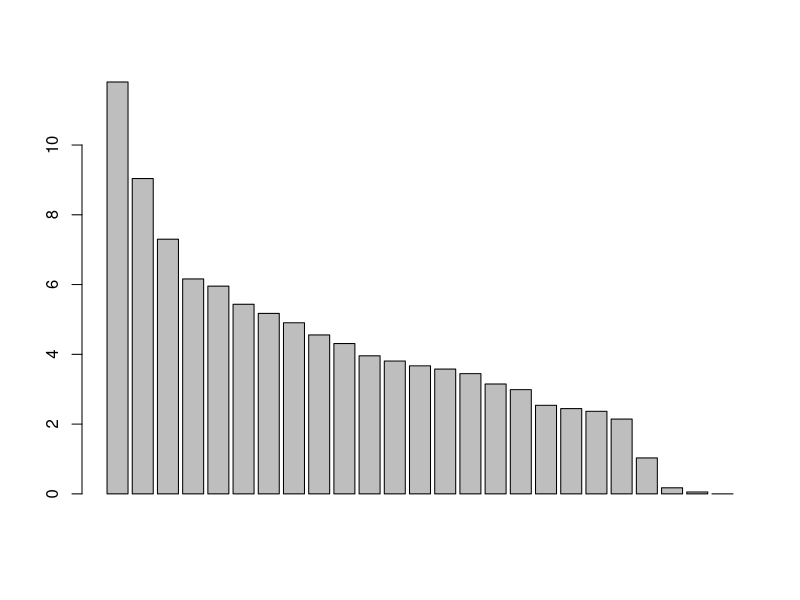
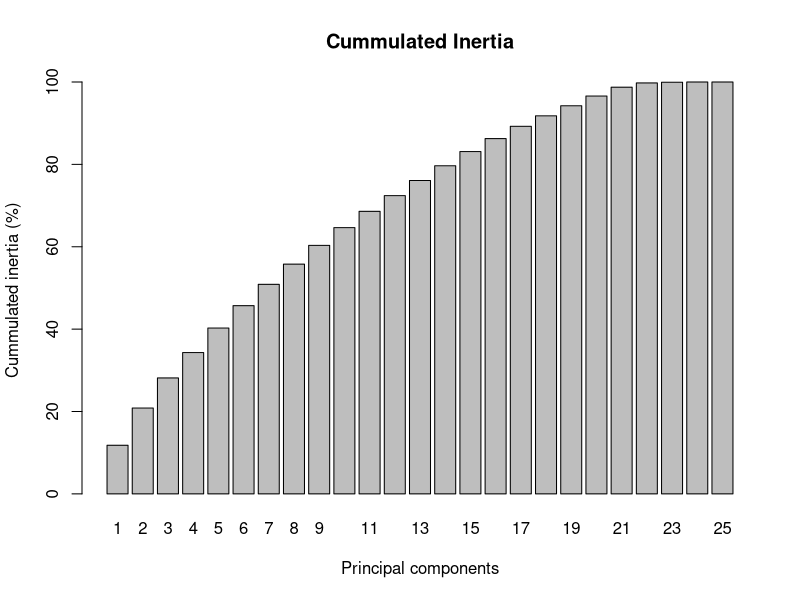
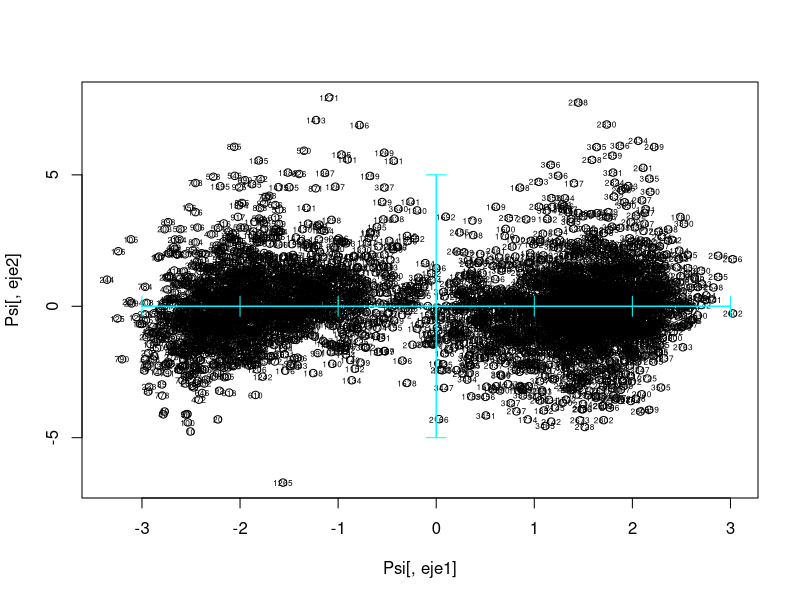
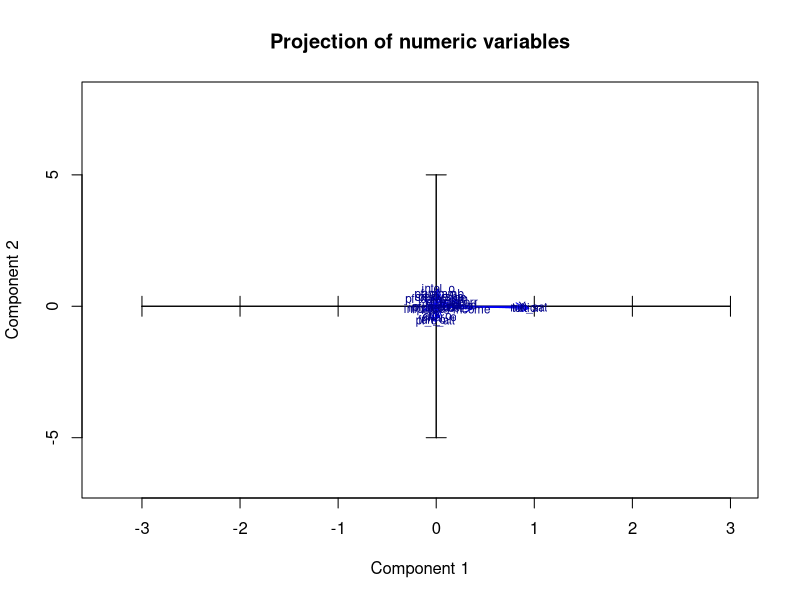
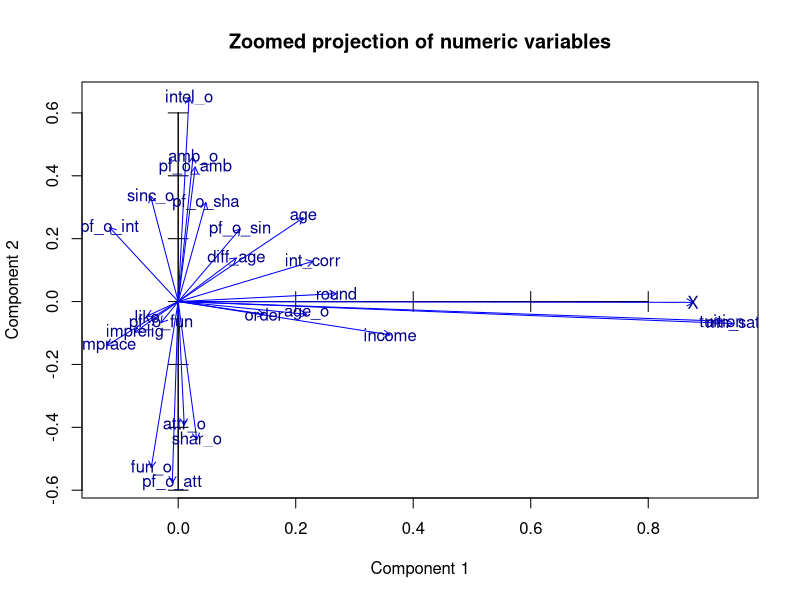
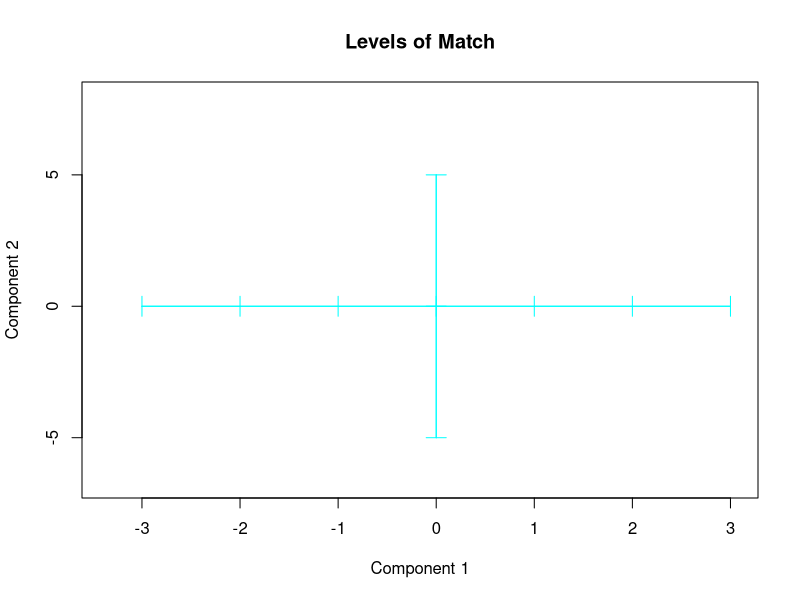
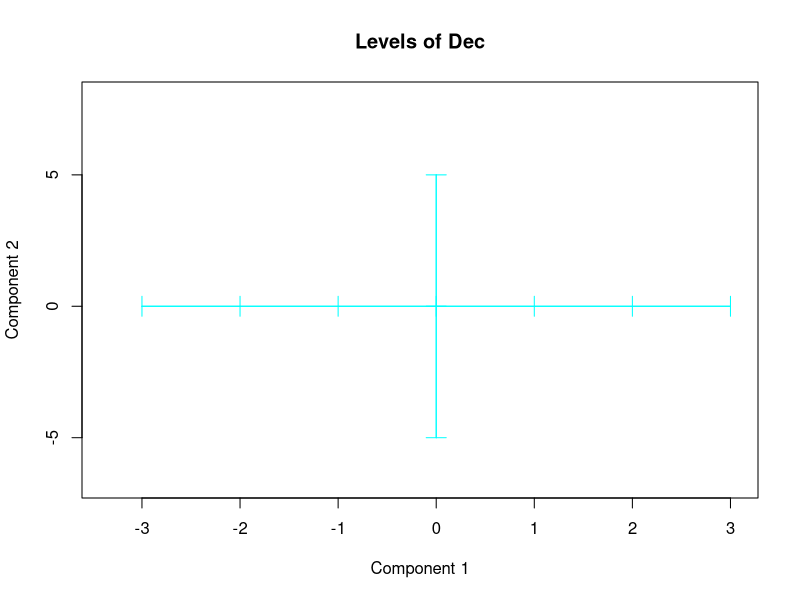
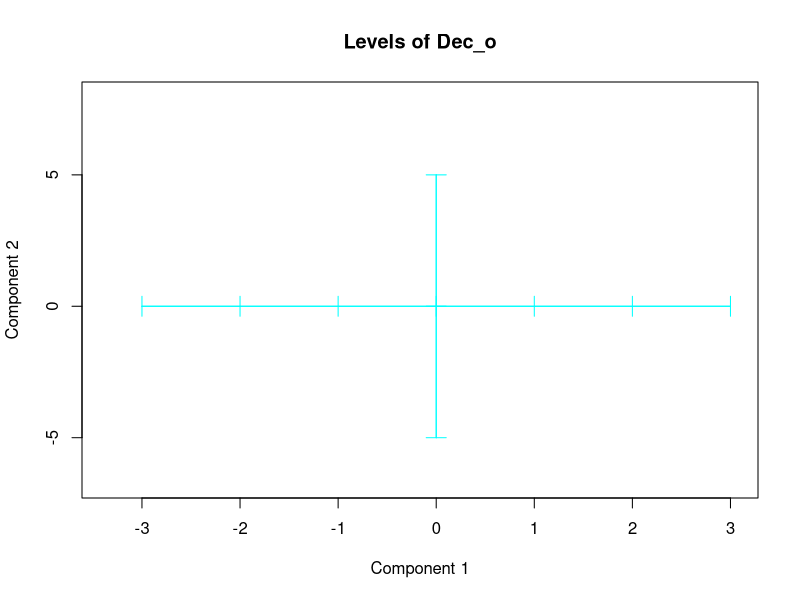

Reproduce these figures in R, in order. (Note: this script raises an error after producing the figures.)
dd <-read.csv("SpeedClean.csv", header=TRUE)

# attach(dd)
# names(dd)

nums <- unlist(lapply(dd, is.numeric))  
dd_numeric <- dd[ , nums]
path <- "plots/9acp/"


#set a list of numerical variables

# PRINCIPAL COMPONENT ANALYSIS OF dd_numeric

pc1 <- prcomp(dd_numeric, scale=TRUE)
class(pc1)
attributes(pc1)

print(pc1)


# WHICH PERCENTAGE OF THE TOTAL INERTIA IS REPRESENTED IN SUBSPACES?

pc1$sdev
inerProj<- pc1$sdev^2
inerProj
totalIner<- sum(inerProj)
totalIner
pinerEix<- 100*inerProj/totalIner
pinerEix
barplot(pinerEix)

#Cummulated Inertia in subspaces, from first principal component to the 24th dimension subspace
png(paste(path,"a-cummulated-inertia-barplot.png",sep = ""))
barplot(100*cumsum(pc1$sdev[1:dim(dd_numeric)[2]]^2)/dim(dd_numeric)[2],main="Cummulated Inertia",xlab = "Principal components",ylab = "Cummulated inertia (%)",names.arg = 1:dim(dd_numeric)[2])
dev.off()
percInerAccum<-100*cumsum(pc1$sdev[1:dim(dd_numeric)[2]]^2)/dim(dd_numeric)[2]
percInerAccum

# 14th col = 79.921189 (80%)
# SELECTION OF THE SINGIFICNT DIMENSIONS (keep 80% of total inertia)
nd = 14

# STORAGE OF THE EIGENVALUES, EIGENVECTORS AND PROJECTIONS IN THE nd DIMENSIONS
Psi = pc1$x[,1:nd]

# STORAGE OF LABELS FOR INDIVIDUALS AND VARIABLES
iden = row.names(dd_numeric)
etiq = names(dd_numeric)
ze = rep(0,length(etiq)) # WE WILL NEED THIS VECTOR AFTERWARDS FOR THE GRAPHICS

for (axis_h in 1:(nd-1)) {
  for (axis_v in (axis_h+1):nd)  {
    axis_name <- paste("x-",axis_h,"_","y-",axis_v,sep = "")
    
    # PLOT OF INDIVIDUALS [APARTAT b 1]
    #select your axis
    eje1<-axis_h
    eje2<-axis_v
    
    png(paste(path,axis_name,"b-1-individuals.png",sep = ""))
    
    plot(Psi[,eje1],Psi[,eje2])
    text(Psi[,eje1],Psi[,eje2],labels=iden, cex=0.5)
    axis(side=1, pos= 0, labels = F, col="cyan")
    axis(side=3, pos= 0, labels = F, col="cyan")
    axis(side=2, pos= 0, labels = F, col="cyan")
    axis(side=4, pos= 0, labels = F, col="cyan")
    dev.off()
    
    #library(rgl)
    #png(paste(path,axis_name,"b-1-individulals-3d.png",sep = ""))
    #plot3d(Psi[,1],Psi[,2],Psi[,3])
    #dev.off()
    
    #Projection of variables [APARTAT b 2]
    
    Phi = cor(dd_numeric,Psi)
    
    #select your axis
    
    X<-Phi[,eje1]
    Y<-Phi[,eje2]
    png(paste(path,axis_name,"b-2-proj-all-nums.png",sep = ""))
    plot(Psi[,eje1],Psi[,eje2],type="n",main="Projection of numeric variables",xlab=paste("Component",axis_h),ylab=paste("Component",axis_v))
    axis(side=1, pos= 0, labels = F)
    axis(side=3, pos= 0, labels = F)
    axis(side=2, pos= 0, labels = F)
    axis(side=4, pos= 0, labels = F)
    arrows(ze, ze, X, Y, length = 0.07,col="blue")
    text(X,Y,labels=etiq,col="darkblue", cex=0.7)
    dev.off()
    
    
    #zooms
    png(paste(path,axis_name,"b-2-zooms-proj-all-nums.png",sep = ""))
    plot(Psi[,eje1],Psi[,eje2],type="n",xlim=c(min(X,0),max(X,0)),ylim=c(min(Y,0),max(Y,0)),main="Zoomed projection of numeric variables",xlab=paste("Component",axis_h),ylab=paste("Component",axis_v))
    axis(side=1, pos= 0, labels = F)
    axis(side=3, pos= 0, labels = F)
    axis(side=2, pos= 0, labels = F)
    axis(side=4, pos= 0, labels = F)
    arrows(ze, ze, X, Y, length = 0.07,col="blue")
    text(X,Y,labels=etiq,col="darkblue", cex=1)

    dev.off()
    
    
    
    #Now we project both cdgs of levels of a selected qualitative variable without
    #representing the individual anymore
    
    png(paste(path,axis_name,"b-2-match.png",sep = ""))
    plot(Psi[,eje1],Psi[,eje2],type="n",main="Levels of Match",xlab=paste("Component",axis_h),ylab=paste("Component",axis_v))
    axis(side=1, pos= 0, labels = F, col="cyan")
    axis(side=3, pos= 0, labels = F, col="cyan")
    axis(side=2, pos= 0, labels = F, col="cyan")
    axis(side=4, pos= 0, labels = F, col="cyan")
    
    #select your qualitative variable: MATCH
    varcat<-dd[,"match"]
    fdic1 = tapply(Psi[,eje1],varcat,mean)
    fdic2 = tapply(Psi[,eje2],varcat,mean)
    
    #points(fdic1,fdic2,pch=16,col="blue", labels=levels(varcat))
    text(fdic1,fdic2,labels=levels(varcat),col="blue", cex=0.7)
    dev.off()
    
    png(paste(path,axis_name,"b-2-dec.png",sep = ""))
    plot(Psi[,eje1],Psi[,eje2],type="n",main="Levels of Dec",xlab=paste("Component",axis_h),ylab=paste("Component",axis_v))
    axis(side=1, pos= 0, labels = F, col="cyan")
    axis(side=3, pos= 0, labels = F, col="cyan")
    axis(side=2, pos= 0, labels = F, col="cyan")
    axis(side=4, pos= 0, labels = F, col="cyan")
    
    #select your qualitative variable: DEC
    varcat<-dd[,"dec"]
    fdic1 = tapply(Psi[,eje1],varcat,mean)
    fdic2 = tapply(Psi[,eje2],varcat,mean)
    
    #points(fdic1,fdic2,pch=16,col="blue", labels=levels(varcat))
    text(fdic1,fdic2,labels=levels(varcat),col="blue", cex=0.7)
    dev.off()
    
    png(paste(path,axis_name,"b-2-dec_o.png",sep = ""))
    plot(Psi[,eje1],Psi[,eje2],type="n",main="Levels of Dec_o",xlab=paste("Component",axis_h),ylab=paste("Component",axis_v))
    axis(side=1, pos= 0, labels = F, col="cyan")
    axis(side=3, pos= 0, labels = F, col="cyan")
    axis(side=2, pos= 0, labels = F, col="cyan")
    axis(side=4, pos= 0, labels = F, col="cyan")
    
    #select your qualitative variable: DEC_O
    varcat<-dd[,"dec_o"]
    fdic1 = tapply(Psi[,eje1],varcat,mean)
    fdic2 = tapply(Psi[,eje2],varcat,mean)
    
    #points(fdic1,fdic2,pch=16,col="blue", labels=levels(varcat))
    text(fdic1,fdic2,labels=levels(varcat),col="blue", cex=0.7)
    dev.off()
    
    
    #all qualitative together
    png(paste(path,axis_name,"b-2-all-qual-tog.png",sep = ""))
    plot(Psi[,eje1],Psi[,eje2],type="n",main="All qualitative variables projected together",xlab=paste("Component",axis_h),ylab=paste("Component",axis_v))
    axis(side=1, pos= 0, labels = F, col="cyan")
    axis(side=3, pos= 0, labels = F, col="cyan")
    axis(side=2, pos= 0, labels = F, col="cyan")
    axis(side=4, pos= 0, labels = F, col="cyan")
    
    
    
    #nominal qualitative variables
    
    facts <- unlist(lapply(dd, is.factor))  
    dcat <- names(dd[ , facts])
    dcat <- dcat[dcat != "goal" & dcat !="go_out" & dcat != "date"]
    #dcat$goal <- NULL
    #dcat$go_out <- NULL
    #dcat$date <- NULL
    #divide categoricals in several graphs if joint representation saturates
    
    #build a palette with as much colors as qualitative variables
    
    #colors<-c("blue","red","green","orange","darkgreen")
    #install.packages("viridis")
    #library(viridis)
    #viridis_pal(option = "D")(length(dcat)) # n = number of colors seeked
    
    #alternative
    colors<-rainbow(length(dcat))
    
    c<-1
    for(k in dcat){
      seguentColor<-colors[c]
      fdic1 = tapply(Psi[,eje1],dd[,k],mean)
      fdic2 = tapply(Psi[,eje2],dd[,k],mean)
      
      text(fdic1,fdic2,labels=levels(dd[,k]),col=seguentColor, cex=0.6)
      c<-c+1
    }
    legend("bottomleft",dcat,pch=1,col=colors, cex=0.6)
    
    dev.off()
    
    #determine zoom level
    #use the scale factor or not depending on the position of centroids
    # ES UN FACTOR D'ESCALA PER DIBUIXAR LES FLETXES MES VISIBLES EN EL GRAFIC
    fm = round(max(abs(Psi[,1])))
    #fm=40
    
    #scale the projected variables
    #X<-fm*U[,eje1]
    #Y<-fm*U[,eje2]
    X<-fm*Psi[,eje1]
    Y<-fm*Psi[,eje2]
    
   
    
    png(paste(path,axis_name,"b-2-num-background.png",sep = ""))
    #represent numerical variables in background
    plot(Psi[,eje1],Psi[,eje2],type="n",xlim=c(-1,1), ylim=c(-3,1),main="All vars projected together, numeric vars in background",xlab=paste("Component",axis_h),ylab=paste("Component",axis_v))
    #plot(X,Y,type="none",xlim=c(min(X,0),max(X,0)))
    axis(side=1, pos= 0, labels = F, col="cyan")
    axis(side=3, pos= 0, labels = F, col="cyan")
    axis(side=2, pos= 0, labels = F, col="cyan")
    axis(side=4, pos= 0, labels = F, col="cyan")
    
    #add projections of numerical variables in background
    arrows(ze, ze, X, Y, length = 0.07,col="lightgray")
    text(X,Y,labels=etiq,col="gray", cex=0.7)
    
    #add centroids
    c<-1
    for(k in dcat){
      seguentColor<-colors[c]
      
      fdic1 = tapply(Psi[,eje1],dd[,k],mean)
      fdic2 = tapply(Psi[,eje2],dd[,k],mean)
      
      #points(fdic1,fdic2,pch=16,col=seguentColor, labels=levels(dd[,k]))
      text(fdic1,fdic2,labels=levels(dd[,k]),col=seguentColor, cex=0.6)
      c<-c+1
    }
    legend("bottomleft",dcat,pch=1,col=colors, cex=0.6)
    
    
    #add ordinal qualitative variables. Ensure ordering is the correct
    
    # dordi<-c(8)
    # go_out = 31, date = 30 , goal = 29
    dordi <- c(29,30,31)
    
    
    levels(dd[,dordi[1]])
    #reorder modalities(GOAL): when required
    dd[,dordi[1]] <- factor(dd[,dordi[1]], ordered=TRUE,  levels= c("Other","Fun","Say","Meet","Date","Serious"))
    levels(dd[,dordi[1]])
    
    
    #reorder modalities(DATE): when required
    dd[,dordi[2]] <- factor(dd[,dordi[2]], ordered=TRUE,  levels= c("Unknown","Never", "SevYear","1Month", "2Month","1Week","2Week","SevWeek"))
    levels(dd[,dordi[2]])
    
    
    #reorder modalities(GO_OUT): when required
    dd[,dordi[3]] <- factor(dd[,dordi[3]], ordered=TRUE,  levels= c("Never", "SevYear","1Month", "2Month","1Week","2Week","SevWeek"))
    levels(dd[,dordi[3]])
    
    
    
    c<-1
    col <- c
    for(k in dordi){
      #seguentColor<-colors[col]
      seguentColor<-colors[c]
      fdic1 = tapply(Psi[,eje1],dd[,k],mean)
      fdic2 = tapply(Psi[,eje2],dd[,k],mean)
      
      #points(fdic1,fdic2,pch=16,col=seguentColor, labels=levels(dd[,k]))
      #connect modalities of qualitative variables
      lines(fdic1,fdic2,pch=16,col=seguentColor)
      text(fdic1,fdic2,labels=levels(dd[,k]),col=seguentColor, cex=0.6)
      c<-c+1
      col<-col+1
    }
    legend("topleft",names(dd)[dordi],pch=1,col=colors[1:length(dordi)], cex=0.6)
    
    dev.off()
    
    # PROJECTION OF ILLUSTRATIVE qualitative variables on individuals' map
    # PROJECCIÓ OF INDIVIDUALS DIFFERENTIATING THE Dictamen
    # (we need a numeric Dictamen to color)
    # MATCH
    varcat=dd[,"match"]
    png(paste(path,axis_name,"b-2-match-ill-proj.png",sep = ""))
    plot(Psi[,1],Psi[,2],col=varcat)
    axis(side=1, pos= 0, labels = F, col="darkgray")
    axis(side=3, pos= 0, labels = F, col="darkgray")
    axis(side=2, pos= 0, labels = F, col="darkgray")
    axis(side=4, pos= 0, labels = F, col="darkgray")
    legend("bottomleft",levels(varcat),pch=1,col=c(1,2), cex=0.6)
    
    
    # Overproject THE CDG OF  LEVELS OF varcat
    fdic1 = tapply(Psi[,1],varcat,mean)
    fdic2 = tapply(Psi[,2],varcat,mean)
    
    text(fdic1,fdic2,labels=levels(varcat),col="cyan", cex=0.75)
    dev.off()
    # DEC
    varcat=dd[,"dec"]
    png(paste(path,axis_name,"b-2-dec-proj.png",sep = ""))
    plot(Psi[,1],Psi[,2],col=varcat)
    axis(side=1, pos= 0, labels = F, col="darkgray")
    axis(side=3, pos= 0, labels = F, col="darkgray")
    axis(side=2, pos= 0, labels = F, col="darkgray")
    axis(side=4, pos= 0, labels = F, col="darkgray")
    legend("bottomleft",levels(varcat),pch=1,col=c(1,2), cex=0.6)
    
    
    # Overproject THE CDG OF  LEVELS OF varcat
    fdic1 = tapply(Psi[,1],varcat,mean)
    fdic2 = tapply(Psi[,2],varcat,mean)
    
    text(fdic1,fdic2,labels=levels(varcat),col="cyan", cex=0.75)
    dev.off()
    
    # DEC_O
    varcat=dd[,"dec_o"]
    png(paste(path,axis_name,"b-2-ill-dec-o.png",sep = ""))
    plot(Psi[,1],Psi[,2],col=varcat)
    axis(side=1, pos= 0, labels = F, col="darkgray")
    axis(side=3, pos= 0, labels = F, col="darkgray")
    axis(side=2, pos= 0, labels = F, col="darkgray")
    axis(side=4, pos= 0, labels = F, col="darkgray")
    legend("bottomleft",levels(varcat),pch=1,col=c(1,2), cex=0.6)
    
    
    # Overproject THE CDG OF  LEVELS OF varcat
    fdic1 = tapply(Psi[,1],varcat,mean)
    fdic2 = tapply(Psi[,2],varcat,mean)
    
    text(fdic1,fdic2,labels=levels(varcat),col="cyan", cex=0.75)
    dev.off()
  }
}


